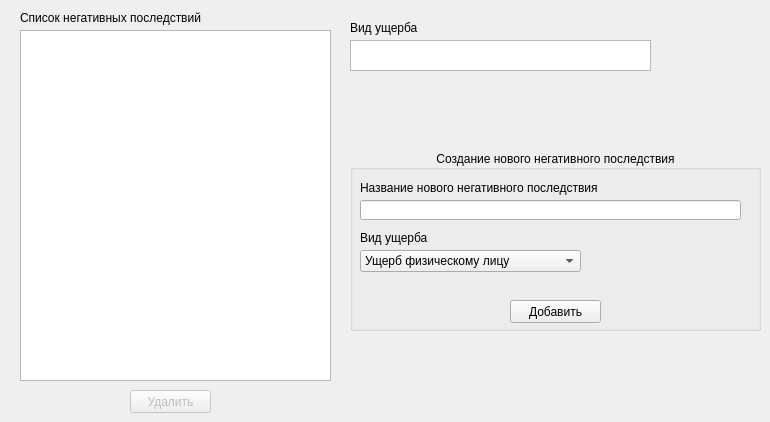
    <widget class="QWidget" name="negative_page">
     <widget class="QListWidget" name="negative_neg_list">
      <property name="geometry">
       <rect>
        <x>20</x>
        <y>30</y>
        <width>311</width>
        <height>351</height>
       </rect>
      </property>
      <property name="styleSheet">
       <string notr="true"/>
      </property>
      <property name="wordWrap">
       <bool>true</bool>
      </property>
     </widget>
     <widget class="QLabel" name="label_9">
      <property name="geometry">
       <rect>
        <x>20</x>
        <y>10</y>
        <width>251</width>
        <height>16</height>
       </rect>
      </property>
      <property name="text">
       <string>Список негативных последствий</string>
      </property>
     </widget>
     <widget class="QPushButton" name="negative_delete_btn">
      <property name="enabled">
       <bool>false</bool>
      </property>
      <property name="geometry">
       <rect>
        <x>130</x>
        <y>390</y>
        <width>81</width>
        <height>23</height>
       </rect>
      </property>
      <property name="text">
       <string>Удалить</string>
      </property>
     </widget>
     <widget class="QPlainTextEdit" name="negative_damage_type_te">
      <property name="geometry">
       <rect>
        <x>350</x>
        <y>40</y>
        <width>301</width>
        <height>31</height>
       </rect>
      </property>
      <property name="readOnly">
       <bool>true</bool>
      </property>
     </widget>
     <widget class="QLabel" name="label_46">
      <property name="geometry">
       <rect>
        <x>350</x>
        <y>20</y>
        <width>251</width>
        <height>16</height>
       </rect>
      </property>
      <property name="text">
       <string>Вид ущерба</string>
      </property>
     </widget>
     <widget class="QGroupBox" name="groupBox_6">
      <property name="geometry">
       <rect>
        <x>350</x>
        <y>150</y>
        <width>411</width>
        <height>181</height>
       </rect>
      </property>
      <property name="title">
       <string>Создание нового негативного последствия</string>
      </property>
      <property name="alignment">
       <set>Qt::AlignCenter</set>
      </property>
      <widget class="QPushButton" name="negative_add_btn">
       <property name="geometry">
        <rect>
         <x>160</x>
         <y>150</y>
         <width>91</width>
         <height>23</height>
        </rect>
       </property>
       <property name="text">
        <string>Добавить</string>
       </property>
      </widget>
      <widget class="QLineEdit" name="negative_add_le">
       <property name="geometry">
        <rect>
         <x>10</x>
         <y>50</y>
         <width>381</width>
         <height>20</height>
        </rect>
       </property>
       <property name="text">
        <string/>
       </property>
      </widget>
      <widget class="QLabel" name="label_35">
       <property name="geometry">
        <rect>
         <x>10</x>
         <y>30</y>
         <width>251</width>
         <height>16</height>
        </rect>
       </property>
       <property name="text">
        <string>Название нового негативного последствия</string>
       </property>
      </widget>
      <widget class="QComboBox" name="negative_damage_type_cb">
       <property name="geometry">
        <rect>
         <x>10</x>
         <y>100</y>
         <width>221</width>
         <height>22</height>
        </rect>
       </property>
       <item>
        <property name="text">
         <string>Ущерб физическому лицу</string>
        </property>
       </item>
       <item>
        <property name="text">
         <string>Ущерб юридическому лицу</string>
        </property>
       </item>
       <item>
        <property name="text">
         <string>Ущерб государству</string>
        </property>
       </item>
      </widget>
      <widget class="QLabel" name="label_42">
       <property name="geometry">
        <rect>
         <x>10</x>
         <y>80</y>
         <width>221</width>
         <height>16</height>
        </rect>
       </property>
       <property name="text">
        <string>Вид ущерба</string>
       </property>
      </widget>
     </widget>
    </widget>
